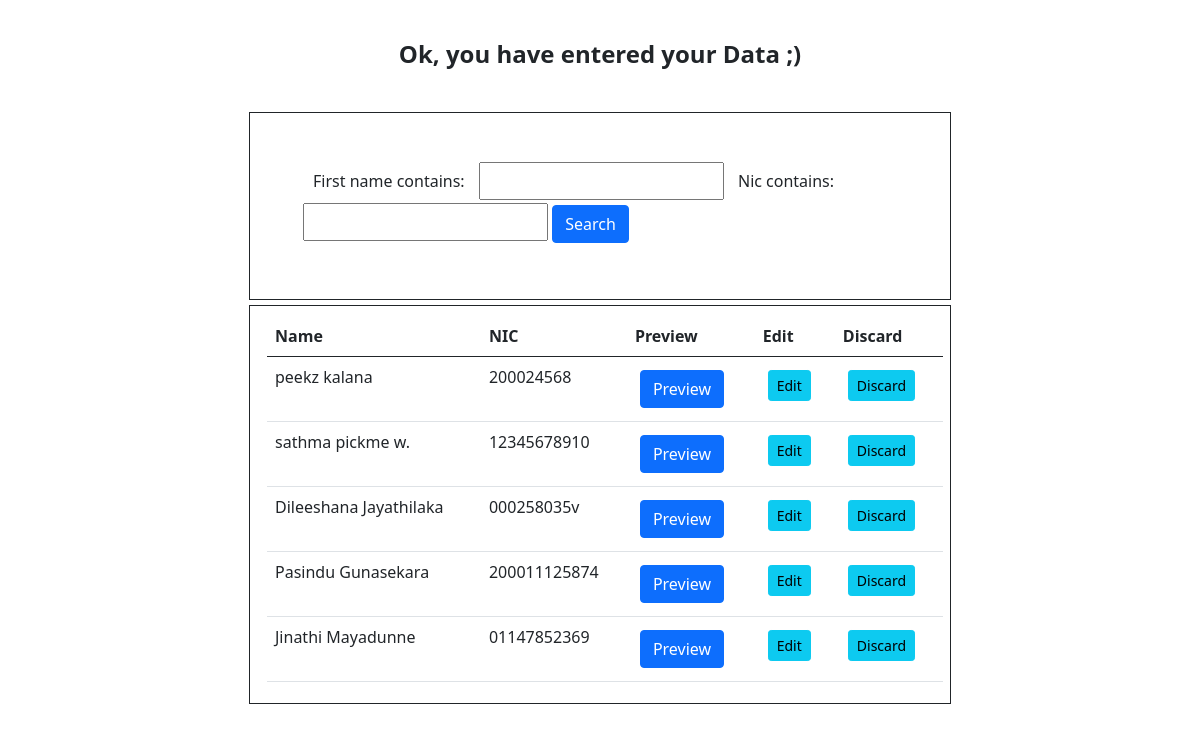
/button/, run on an earlier commit of the app's database.
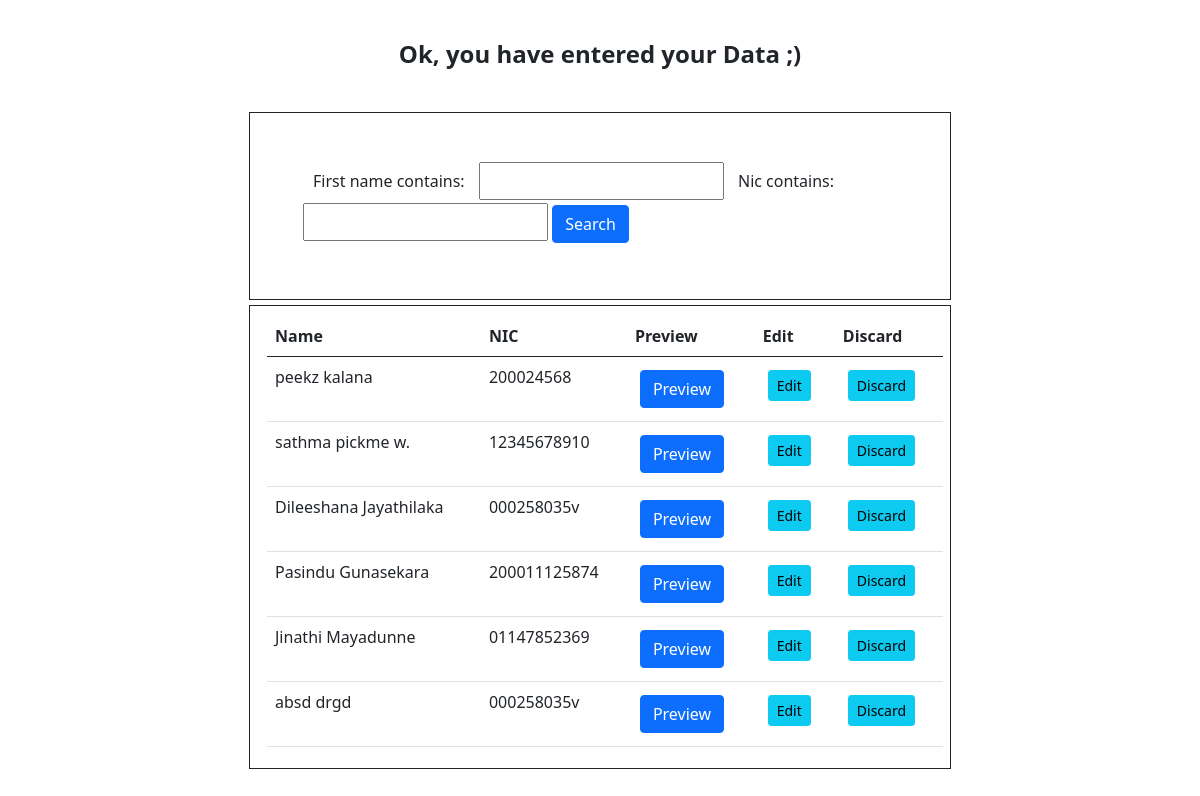
And on a later commit of the database.
### CVgenr/models.py (models this page shows, shortened)
class Cvdetails(models.Model):
    first_name = models.CharField(max_length=100, null=True)
    last_name = models.CharField(max_length=100, null=True)
    description = models.TextField(null=True)
    your_title = models.CharField(max_length=500, blank=True, null=True)
    nic = models.CharField(max_length=20, null=True)
    date_of_birth = models.DateField(max_length=20, null=True)
    address = models.CharField(max_length=100, null=True)
    mobile_contact = models.CharField(max_length=10, null=True)
    home_contact = models.CharField(max_length=10, null=True)
    email = models.CharField(max_length=100, null=True)
    experience = models.TextField(null=True)
    skill1 = models.CharField(max_length=50, null=True)
    skill2 = models.CharField(max_length=50, null=True)
    skill3 = models.CharField(max_length=50, null=True)
    skill4 = models.CharField(max_length=50, null=True)
    skill5 = models.CharField(max_length=50, null=True)
    skill6 = models.CharField(max_length=50, null=True)
    education = models.TextField(null=True)
    date_created = models.DateTimeField(auto_now_add=True, null=True)

### CVgenr/views.py (the view)
# urls.py: path('button/', views.readcvbtn, name="button"),
def readcvbtn(request):
    cvdata = Cvdetails.objects.all()
    cvfilter = CvFilter(request.GET, queryset=cvdata)
    cvdata = cvfilter.qs
    return render(request, 'CVpages/dil_preBtn.html', {'cvdata': cvdata , 'cvfilter':cvfilter })

### CVdemo/context_processors.py (called while the page is built)
def project_context(request):
    context = {
        'me':User.objects.first(),
    }
    return context

### CVgenr/templates/CVpages/dil_preBtn.html (shortened to what this page needs)
{% load static %}
<!DOCTYPE html>
<html lang="en">
<head>
    <link href="https://cdn.jsdelivr.net/npm/bootstrap@5.0.2/dist/css/bootstrap.min.css" rel="stylesheet">
    <link rel="stylesheet" type="text/css" href="{% static '/css/style.css' %}">
</head>
<body>
    <div class="row">
        <div class="col">
            <center>
                <h4><b> Ok, you have entered your Data ;) </b></h4>
            </center>
        </div>
    </div>
    <div class="container">
        <div class="row">
            <div class="col">
                <div class="card- card-body">
                    <form method="GET">
                        {{cvfilter.form}}
                        <input type="submit" class="btn btn-primary" value="Search">
                    </form>
                </div>
            </div>
        </div>
    </div>
    <div class="container">
        <table class="table table-hover">
            <thead>
                <tr>
                    <th scope="col">Name</th>
                    <th scope="col">NIC</th>
                    <th scope="col">Preview</th>
                    <th scope="col">Edit</th>
                    <th scope="col">Discard</th>
                </tr>
            </thead>
            {% for cvdata in cvdata %}
                <tr>
                    <td>{{cvdata.first_name}} {{cvdata.last_name}}</td>
                    <td>{{cvdata.nic}}</td>
                    <td><a class="btn btn-primary" href="{% url 'CVpages:portfoloio' cvdata.id %}">Preview</a></td>
                    <td><a class="btn btn-sm btn-info" href="{% url 'CVpages:updatecv' cvdata.id %}">Edit</a></td>
                    <td><a class="btn btn-sm btn-info" href="{% url 'CVpages:deletecv' cvdata.id %}">Discard</a></td>
                </tr>
            {% endfor %}
        </table>
    </div>
</body>
</html>

What changed in the data, as far as the page shows it:
added Cvdetails: first_name "absd", last_name "drgd", nic "000258035v"
